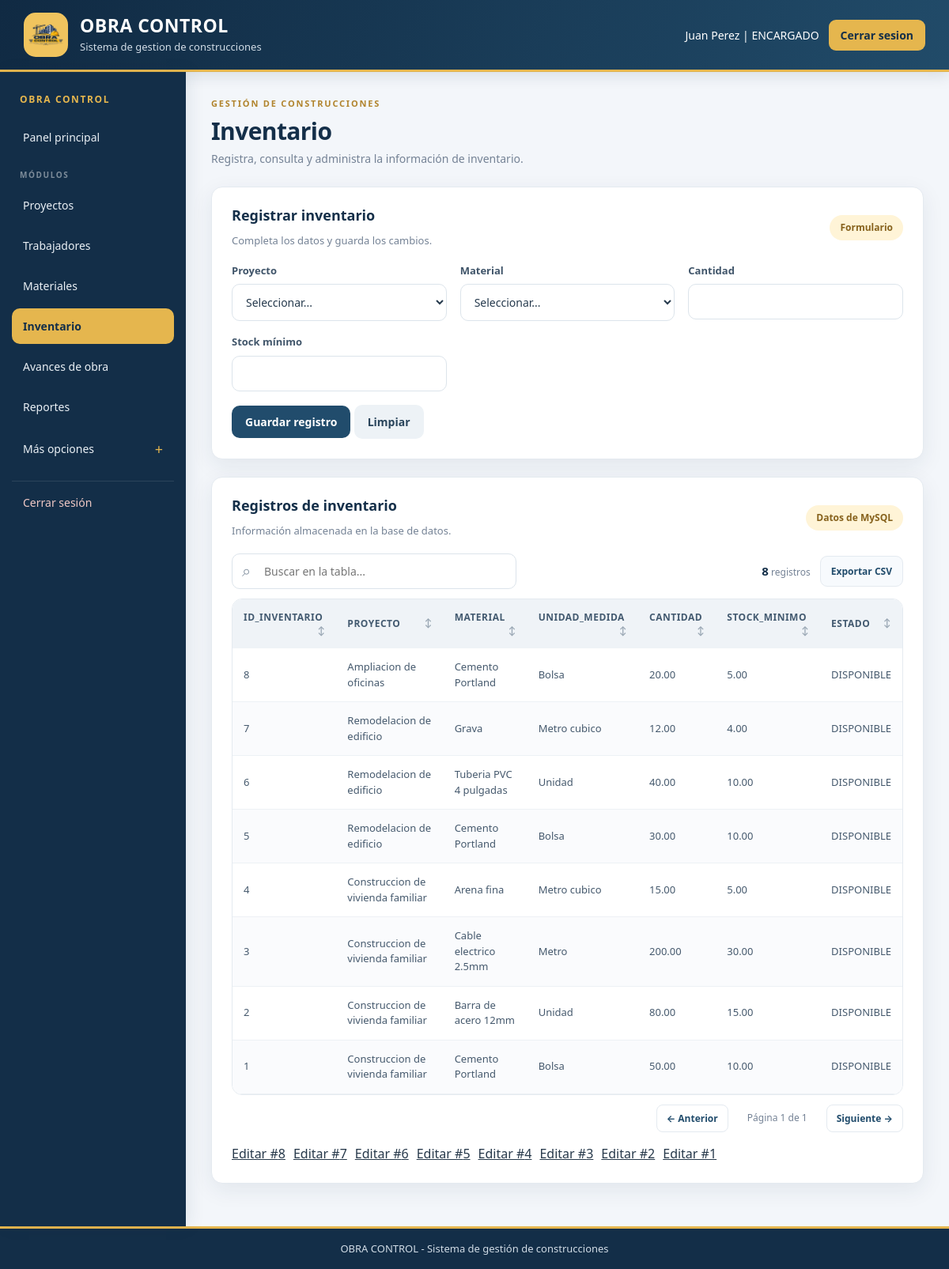
Screenshot of /encargado/inventario.php (signed in) with the database file from the repository.
### tables this page shows
CREATE TABLE inventario (
    id_inventario INT UNSIGNED AUTO_INCREMENT PRIMARY KEY,
    id_proyecto INT UNSIGNED NOT NULL,
    id_material INT UNSIGNED NOT NULL,
    cantidad DECIMAL(10,2) NOT NULL DEFAULT 0,
    stock_minimo DECIMAL(10,2) NOT NULL DEFAULT 0,

    CONSTRAINT uq_inventario_proyecto_material
    UNIQUE (id_proyecto, id_material),

    CONSTRAINT chk_inventario_cantidad
    CHECK (cantidad >= 0),

    CONSTRAINT chk_inventario_stock
    CHECK (stock_minimo >= 0),

    CONSTRAINT fk_inventario_proyecto
    FOREIGN KEY (id_proyecto)
    REFERENCES proyecto(id_proyecto),

    CONSTRAINT fk_inventario_material
    FOREIGN KEY (id_material)
    REFERENCES material(id_material)
);

CREATE TABLE proyecto (
    id_proyecto INT UNSIGNED AUTO_INCREMENT PRIMARY KEY,
    id_encargado INT UNSIGNED NOT NULL,
    nombre VARCHAR(120) NOT NULL,
    ubicacion VARCHAR(200) NOT NULL,
    fecha_inicio DATE NOT NULL,
    fecha_fin DATE,
    estado VARCHAR(30) NOT NULL DEFAULT 'PLANIFICADO',

    CONSTRAINT chk_proyecto_fechas
    CHECK (fecha_fin IS NULL OR fecha_fin >= fecha_inicio),

    CONSTRAINT fk_proyecto_encargado
    FOREIGN KEY (id_encargado)
    REFERENCES trabajador(id_trabajador)
);

CREATE TABLE material (
    id_material INT UNSIGNED AUTO_INCREMENT PRIMARY KEY,
    id_categoria INT UNSIGNED NOT NULL,
    nombre VARCHAR(120) NOT NULL,
    unidad_medida VARCHAR(30) NOT NULL,
    precio_referencial DECIMAL(10,2) NOT NULL DEFAULT 0,

    CONSTRAINT chk_material_precio
    CHECK (precio_referencial >= 0),

    CONSTRAINT fk_material_categoria
    FOREIGN KEY (id_categoria)
    REFERENCES categoria_material(id_categoria)
);

### encargado/inventario.php (the view, shortened to what this page needs)
<?php
require_once '../conexion.php';
require_once '../funciones.php';
$registro_editar = null;
$resultado = $conn->query("SELECT i.id_inventario,p.nombre AS proyecto,m.nombre AS material,m.unidad_medida,i.cantidad,i.stock_minimo,IF(i.cantidad<=i.stock_minimo,'STOCK BAJO','DISPONIBLE') AS estado FROM inventario i INNER JOIN proyecto p ON i.id_proyecto=p.id_proyecto INNER JOIN material m ON i.id_material=m.id_material ORDER BY i.id_inventario DESC");
?>
<!DOCTYPE html>
<html lang="es">
<head>
    <link rel="stylesheet" href="../css/estilo.css">
</head>
<body>
    <?php include '../encabezado.php';
    include '../menu.php'; ?>
    <section class="titulo-pagina"><span class="sobre-titulo">GESTIÓN DE CONSTRUCCIONES</span>
        <h2 class="titulo-seccion">Inventario</h2>
        <p>Registra, consulta y administra la información de inventario.</p>
    </section>
    <section class="tarjeta">
        <div class="encabezado-tabla">
            <div>
                <h3 class="titulo-tarjeta"><?php echo $registro_editar ? 'Editar registro' : 'Registrar inventario'; ?>
                </h3>
                <p>Completa los datos y guarda los cambios.</p>
            </div><span class="etiqueta">Formulario</span>
        </div>
        <form method="POST" class="rejilla-formulario"><input type="hidden" name="id_registro"
            <div><label class="etiqueta-campo">Proyecto</label><select name="id_proyecto" required>
                    <option value="">Seleccionar...</option>
                </select></div>
            <div><label class="etiqueta-campo">Material</label><select name="id_material" required>
                    <option value="">Seleccionar...</option>
                </select></div>
            <div><label class="etiqueta-campo">Cantidad</label><input type="number" name="cantidad"
                    value="<?php echo htmlspecialchars((string) ($registro_editar['cantidad'] ?? '')); ?>" step="0.01"
                    min="0" required></div>
            <div><label class="etiqueta-campo">Stock mínimo</label><input type="number" name="stock_minimo"
                    value="<?php echo htmlspecialchars((string) ($registro_editar['stock_minimo'] ?? '')); ?>"
                    step="0.01" min="0" required></div>
            <div class="campo-completo"><button type="submit" class="boton-principal" name="guardar">Guardar
                    registro</button> <a class="boton boton-secundario" href="inventario.php">Limpiar</a></div>
        </form>
    </section>
    <section class="tarjeta">
        <div class="encabezado-tabla">
            <div>
                <h3 class="titulo-tarjeta">Registros de inventario</h3>
                <p>Información almacenada en la base de datos.</p>
            </div><span class="etiqueta">Datos de MySQL</span>
        </div><?php mostrar_tabla($resultado); ?>
        <div class="lista-acciones">
            <?php if ($resultado && $resultado->num_rows > 0) {
                $resultado->data_seek(0);
                while ($fila_accion = $resultado->fetch_assoc()) { ?><span><a
                            href="?editar=<?php echo (int) $fila_accion['id_inventario']; ?>">Editar
                            #<?php echo (int) $fila_accion['id_inventario']; ?></a></span><?php }
            } ?></div>
    </section>
    <?php include '../menu_final.php'; ?>
</body>
</html>

### funciones.php (shortened to what this page needs)
<?php
function mostrar_tabla($resultado)
{
    $campos = $resultado->fetch_fields();
    $columnas = [];
    foreach ($campos as $campo) {
        $columnas[] = $campo->name;
    }
    $filas = [];
    while ($fila = $resultado->fetch_assoc()) {
        $filas[] = $fila;
    }
    echo "<div class='modulo-tabla'><div class='herramientas-tabla'>";
    echo "<div class='busqueda-tabla'><span class='icono-buscar'>⌕</span><input type='search' class='campo-busqueda-tabla' placeholder='Buscar en la tabla...' aria-label='Buscar en la tabla'></div>";
    echo "<div class='acciones-tabla'><span class='contador-filas'><strong>" . count($filas) . "</strong> registros</span><button type='button' class='boton-exportar' onclick='exportarTabla(this)'>Exportar CSV</button></div></div>";
    echo "<div class='contenedor-tabla'><table class='tabla-datos'><thead><tr>";
    foreach ($columnas as $indice => $columna) {
        echo "<th class='cabecera-ordenable' data-columna='" . $indice . "' tabindex='0'>" . htmlspecialchars($columna) . "<span class='icono-orden'>↕</span></th>";
    }
    echo "</tr></thead><tbody>";
    foreach ($filas as $fila) {
        echo "<tr>";
        foreach ($columnas as $columna) {
            echo "<td>" . htmlspecialchars((string) ($fila[$columna] ?? "")) . "</td>";
        }
        echo "</tr>";
    }
    echo "</tbody></table></div>";
    echo "<div class='paginacion-tabla'><button type='button' class='boton-pagina' data-direccion='-1'>← Anterior</button><span class='indicador-pagina'></span><button type='button' class='boton-pagina' data-direccion='1'>Siguiente →</button></div></div>";
}
?>

### rows the page displays
inventario: id_inventario "8", id_proyecto.nombre "Ampliacion de oficinas", id_material.nombre "Cemento Portland", id_material.unidad_medida "Bolsa", cantidad "20.00", stock_minimo "5.00", columna "DISPONIBLE"
inventario: id_inventario "7", id_proyecto.nombre "Remodelacion de edificio", id_material.nombre "Grava", id_material.unidad_medida "Metro cubico", cantidad "12.00", stock_minimo "4.00", columna "DISPONIBLE"
inventario: id_inventario "6", id_proyecto.nombre "Remodelacion de edificio", id_material.nombre "Tuberia PVC 4 pulgadas", id_material.unidad_medida "Unidad", cantidad "40.00", stock_minimo "10.00", columna "DISPONIBLE"
inventario: id_inventario "5", id_proyecto.nombre "Remodelacion de edificio", id_material.nombre "Cemento Portland", id_material.unidad_medida "Bolsa", cantidad "30.00", stock_minimo "10.00", columna "DISPONIBLE"
inventario: id_inventario "4", id_proyecto.nombre "Construccion de vivienda familiar", id_material.nombre "Arena fina", id_material.unidad_medida "Metro cubico", cantidad "15.00", stock_minimo "5.00", columna "DISPONIBLE"
inventario: id_inventario "3", id_proyecto.nombre "Construccion de vivienda familiar", id_material.nombre "Cable electrico 2.5mm", id_material.unidad_medida "Metro", cantidad "200.00", stock_minimo "30.00", columna "DISPONIBLE"
inventario: id_inventario "2", id_proyecto.nombre "Construccion de vivienda familiar", id_material.nombre "Barra de acero 12mm", id_material.unidad_medida "Unidad", cantidad "80.00", stock_minimo "15.00", columna "DISPONIBLE"
inventario: id_inventario "1", id_proyecto.nombre "Construccion de vivienda familiar", id_material.nombre "Cemento Portland", id_material.unidad_medida "Bolsa", cantidad "50.00", stock_minimo "10.00", columna "DISPONIBLE"

### other values shown
$_SESSION["nombre"] "Juan Perez"
$_SESSION["rol"] "ENCARGADO"
$etiqueta "Proyectos"
$etiqueta "Trabajadores"
$etiqueta "Materiales"
$etiqueta "Inventario"
$etiqueta "Avances de obra"
$etiqueta "Reportes"
count($filas) "8"
$columna "ID_INVENTARIO"
$columna "PROYECTO"
$columna "MATERIAL"
$columna "UNIDAD_MEDIDA"
$columna "CANTIDAD"
$columna "STOCK_MINIMO"
